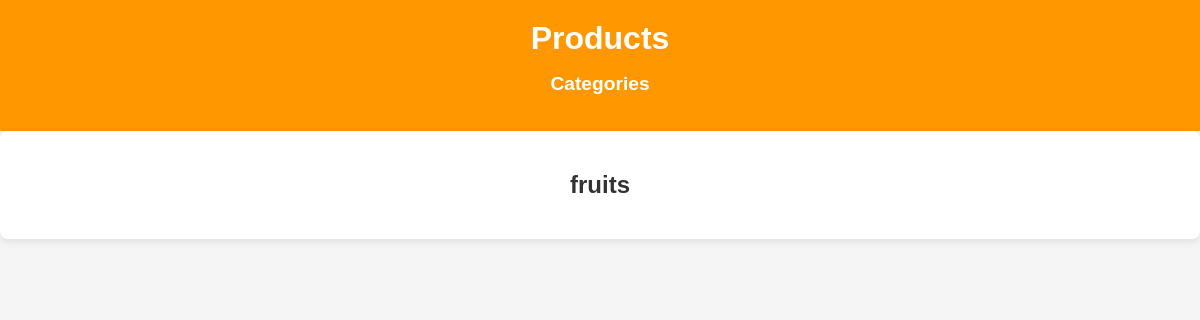
/products/13/, run on an earlier commit of the app's database.
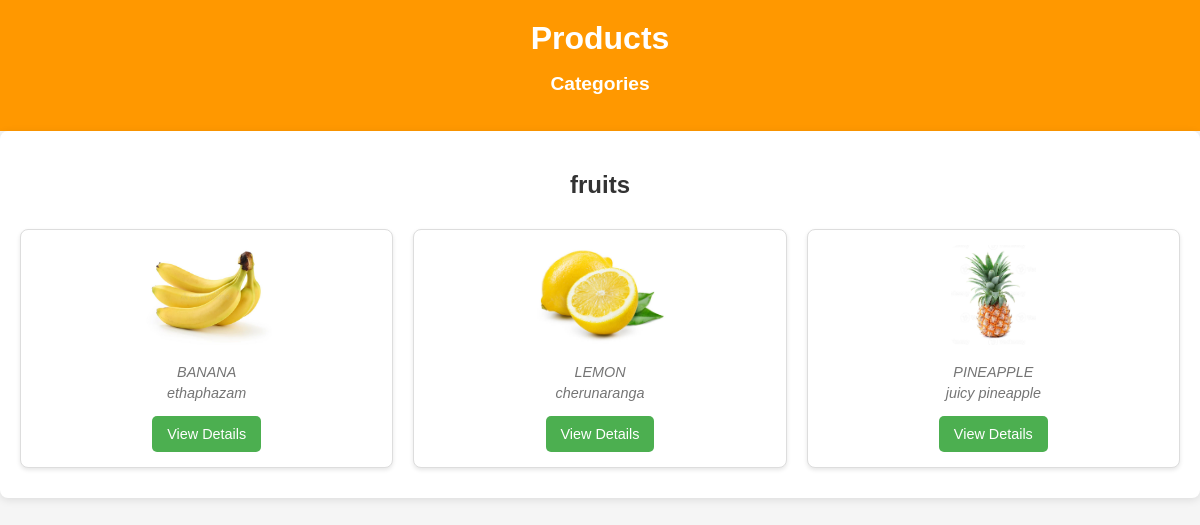
And on a later commit of the database.
### app/models.py (models this page shows)
class Product(models.Model):
     pid=models.TextField()
     name=models.TextField()
     disc=models.TextField()
     img=models.FileField()
     cat_id=models.ForeignKey(Category,on_delete=models.CASCADE)

### app/views.py (the view)
# urls.py: path('products/<int:category_id>/', views.product_list, name='product_list'),
def product_list(req, category_id):
    selected_category = get_object_or_404(Category, pk=category_id)
    products = Product.objects.filter(cat_id=selected_category)
    product_weights = Weight.objects.filter(product__in=products)
    selected_weights = {}
    if req.method == "POST":
        selected_product_id = int(req.POST.get("product_id"))
        selected_weight = req.POST.get("weight")
        selected_weights[selected_product_id] = selected_weight
        return redirect('single_product', pid=selected_product_id)
    context = {
        'products': products,
        'selected_category': selected_category,
        'product_weights': product_weights,
        'selected_weights': selected_weights,
    }
    return render(req, 'user/product_list.html', context)

### templates/user/product_list.html (shortened to what this page needs)
<!DOCTYPE html>
<html lang="en">
<head>
    {% load static %}
    {% load custom_filters %}
</head>
<body>
    <header>
        <h1>Products</h1>
        <div class="categories">
            <h2>Categories</h2>
        </div>
    </header>
    <section class="product-list">
        <h2>{{ selected_category.cat_name }}</h2>
        <div class="product-grid">
            {% for product in products %}
            <form method="POST" action="{% url 'single_product' product.id %}">
                <div class="product-card">
                    <img src="{{ product.img.url }}" alt="{{ product.name }}">
                    <p>{{ product.name }}</p>
                    <p>{{ product.disc }}</p>
                    <button type="submit">View Details</button>
                </div>
            </form>
            {% endfor %}
        </div>
    </section>
</body>
</html>

What changed in the data, as far as the page shows it:
added Product: img (picture), name "BANANA", disc "ethaphazam"
added Product: img (picture), name "LEMON", disc "cherunaranga"
added Product: img (picture), name "PINEAPPLE", disc "juicy pineapple"
